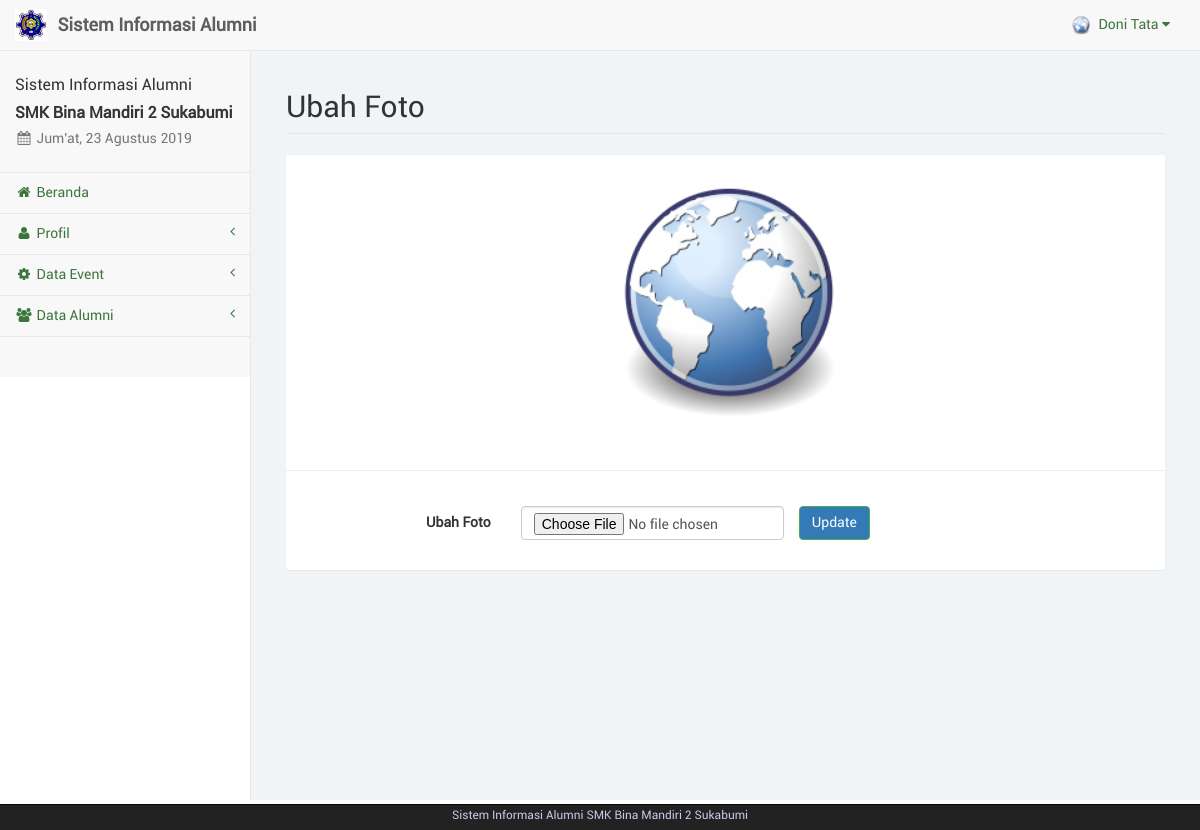
The app's page /alumni/pengaturan_ubah.php (signed in) with its own data.
### tables this page shows
CREATE TABLE IF NOT EXISTS `alumni` (
  `nis` varchar(20) NOT NULL,
  `nama` varchar(50) NOT NULL,
  `id_thn` int(11) NOT NULL,
  `jns_kelamin` varchar(20) NOT NULL,
  `tmpt_lahir` varchar(50) NOT NULL,
  `tgl_lahir` date NOT NULL,
  `telp` varchar(20) NOT NULL,
  `pekerjaan` varchar(50) NOT NULL,
  `alamat` text NOT NULL,
  `foto` text NOT NULL,
  `password` text NOT NULL
);

### alumni/sess_check.php (called while the page is built, shortened)
<?php
	$chk_sess = $_SESSION['alumni'];
	include("../dist/config/koneksi.php");
	$sql_sess = "SELECT * FROM alumni WHERE nis='". $chk_sess ."'";
	$ress_sess = mysqli_query($conn, $sql_sess);
	$row_sess = mysqli_fetch_array($ress_sess);
	$sess_nis = $row_sess['nis'];
	$sess_alumniname = $row_sess['nama'];
	$sess_alumnifoto = $row_sess['foto'];
?>

### alumni/pengaturan_ubah.php (the view, shortened to what this page needs)
<?php
	include("sess_check.php");
	$sql = "SELECT * FROM alumni WHERE nis ='". $sess_nis ."'";
	$ress = mysqli_query($conn, $sql);
	$data = mysqli_fetch_array($ress);
	$pagedesc = "Ubah Foto";
	include("layout_top.php");
?>
		<div id="page-wrapper">
            <div class="container-fluid">
                <div class="row">
                    <div class="col-lg-12">
                        <h1 class="page-header">Ubah Foto</h1>
                    </div>
                </div>
				<div class="row">
					<div class="col-lg-12"><?php include("layout_alert.php"); ?></div>
				</div>
				<div class="row">
					<div class="col-lg-12">
							<div class="panel panel-default">
								<div class="panel-body">
									<div class="form-group">
									<center>
									<img src="../foto/<?php echo $data['foto'];?>" width="250px">
									</center>
									</div>
								</div>
								<hr/>
							<form class="form-horizontal" action="pengaturan_ubah_update.php" method="POST" enctype="multipart/form-data">
								<div class="panel-body">
									<div class="form-group">
										<label class="control-label col-sm-3">Ubah Foto</label>
										<div class="col-sm-4">
											<input type="file" name="foto" class="form-control" accept="image/*" required>
										</div>
									<button type="submit" name="perbarui" class="btn btn-success">Update</button>
									</div>
								</div>
							</div>
							</div>
					</div>
				</div>
            </div>
        </div>
<?php
	include("layout_bottom.php");
?>

### alumni/layout_top.php (shortened to what this page needs)
<?php
	$haries = array("Sunday" => "Minggu", "Monday" => "Senin", "Tuesday" => "Selasa", "Wednesday" => "Rabu", "Thursday" => "Kamis", "Friday" => "Jum'at", "Saturday" => "Sabtu");
	$bulans = array("", "Januari", "Februari", "Maret", "April", "Mei", "Juni", "Juli", "Agustus", "September", "Oktober", "November", "Desember");
	$hari_ini = $haries[date("l")];
	$bulan_ini = $bulans[date("n")];
	$tanggal = date("d");
	$tahun = date("Y");
?>
<!DOCTYPE html>
<html lang="en">
<head>
	<link href="libs/bootstrap/dist/css/bootstrap.min.css" rel="stylesheet">
	<link href="libs/metisMenu/dist/metisMenu.min.css" rel="stylesheet">
    <link href="libs/datatables-plugins/integration/bootstrap/3/dataTables.bootstrap.css" rel="stylesheet">
    <link href="libs/datatables-responsive/css/dataTables.responsive.css" rel="stylesheet">
	<link href="dist/css/sb-admin-2.css" rel="stylesheet">
	<link href="dist/css/offline-font.css" rel="stylesheet">
	<link href="dist/css/custom.css" rel="stylesheet">
	<link href="libs/font-awesome/css/font-awesome.min.css" rel="stylesheet" type="text/css">
</head>
<body>
    <div id="wrapper">
        <nav class="navbar navbar-default navbar-static-top" role="navigation" style="margin-bottom: 0">
            <div class="navbar-header">
				<a class="navbar-brand hidden-xs" href="index.php">
					<img src="../foto/bm.jpg" alt="brand" width="32" class="float-left image-brand">
					<div class="float-right">&nbsp;<strong>Sistem Informasi Alumni</strong></div>
				</a>
			</div>
            <ul class="nav navbar-top-links navbar-right">
				<li class="dropdown dropdown-right">
					<a class="dropdown-toggle" data-toggle="dropdown" href="#">
						<img src="../foto/<?php echo $sess_alumnifoto;?>" width="20px" height="20px" padding="0px">&nbsp;&nbsp;<?php echo ucfirst($sess_alumniname); ?>&nbsp;<i class="fa fa-caret-down"></i>
					</a>
				</li>
			</ul>
            <div class="navbar-default sidebar" role="navigation">
                <div class="sidebar-nav navbar-collapse">
                    <ul class="nav" id="side-menu">
                        <li class="sidebar-search">
							<h4>Sistem Informasi Alumni</h4>
							<h4><b>SMK Bina Mandiri 2 Sukabumi</b></h4>
							<h5 class="text-muted"><i class="fa fa-calendar fa-fw"></i>&nbsp;<?php echo $hari_ini.", ".$tanggal." ".$bulan_ini." ".$tahun ?></h5>
						</li>
						<?php
							if($pagedesc == "Beranda") {
								echo '<li><a href="index.php" class="active"><i class="fa fa-home fa-fw"></i>&nbsp;Beranda</a></li>';
							}
							else {
								echo '<li><a href="index.php"><i class="fa fa-home fa-fw"></i>&nbsp;Beranda</a></li>';
							}
							if(isset($menuparent) && $menuparent == "profil") {
								echo '<li class="active">';
							}
							else {
								echo '<li>';
							}
						?>
							<a href="#"><i class="fa fa-user fa-fw"></i>&nbsp;Profil<span class="fa arrow"></span></a>
						</li>
						<?php
							if(isset($menuparent) && $menuparent == "event") {
								echo '<li class="active">';
							}
							else {
								echo '<li>';
							}
						?>
							<a href="#"><i class="fa fa-gear fa-fw"></i>&nbsp;Data Event<span class="fa arrow"></span></a>
						<?php
							if(isset($menuparent) && $menuparent == "alumni") {
								echo '<li class="active">';
							}
							else {
								echo '<li>';
							}
						?>
							<a href="#"><i class="fa fa-group fa-fw"></i>&nbsp;Data Alumni<span class="fa arrow"></span></a>
						</li>
	                </ul>
                </div>
            </div>
        </nav>

### records on screen
alumni: foto (picture), nama "Doni Tata"
